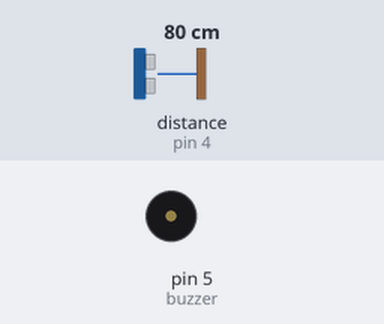
A sketch run on a simulated Arduino Uno, built with avr-gcc and run on an emulated ATmega328P. Shown: buzzer (waves = sounding). Wiring (inferred from the names in the program): ultrasonic range finder: trigger pin 2; echo pin 4. The inputs (shaded band) are chosen by the test bench; at power-on: distance to the obstacle (sensor on pin 4) 80 cm. The echo pulse lasts 58.3 µs per cm.

Above: at 1.4 s.
1.5 s: distance to the obstacle (sensor on pin 4) set to 2 cm
At 1.75 s:
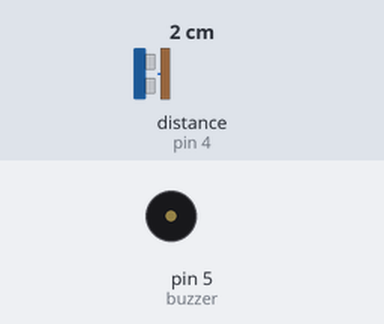
4.7 s: distance to the obstacle (sensor on pin 4) set to 35 cm
At 5.13 s:
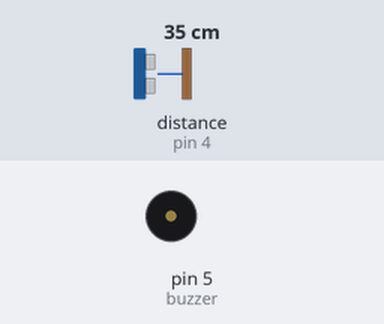
Timing chart, 0 to 13.9 s (numbered marks = the images above; inputs shaded):
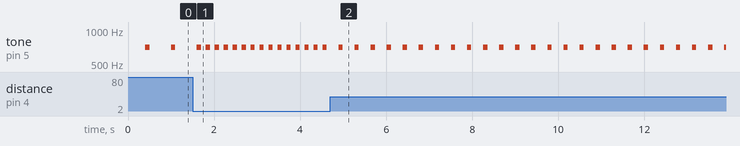

The sketch:

SENSOR_80cm.ino
```cpp
/* Vcc conecta com 5V
Gnd conecta com Gnd
Trigger conecta com 11
Echo conecta com 12
Leg (+) conecta com 13
Leg (-) conecta com Gnd
*/
const int trig = 2;
const int echo = 4;
const int buzzer = 5;

long duration;
float distance;

void setup () {
  pinMode(trig, OUTPUT);
  pinMode(echo, INPUT);
  pinMode(buzzer, OUTPUT);
  Serial.begin(9600);
}

void loop () {
  digitalWrite(trig, LOW);
  delayMicroseconds(2);
  digitalWrite(trig, HIGH);
  delayMicroseconds(10);
  digitalWrite(trig, LOW);
  duration = pulseIn(echo, HIGH);
  distance = duration * 0.034 / 2;

  if (distance <= 80) {
     noTone(buzzer);
     delay(distance*5);    //digitalWrite(buzzer, HIGH);
     tone(buzzer, 700, 100);              //delay(600);
     delay(100);              //digitalWrite(buzzer, LOW);
                   //delay(600);
  }
  /*if (distance <= 20){
    noTone(buzzer);//digitalWrite(buzzer, HIGH);
    delay(distance*10);//delay(300);
    tone(buzzer, 200, 100);//digitalWrite(buzzer, LOW);
    delay(50);//delay(300);
    noTone(buzzer);
    delay(50);
  }
  */
  else {
    digitalWrite(buzzer, LOW);
  }
  delay(100);

}
```

Measured:
- after the input at 1.5 s, tone on pin 5 (buzzer): alternates 700 Hz for 0.10 s and silent for 0.11 s, starting after 0.31 s
- after the input at 4.7 s, tone on pin 5 (buzzer): alternates 700 Hz for 0.10 s and silent for 0.27 s, starting after 0.19 s
- by itself, tone on pin 5 (buzzer): alternates 700 Hz for 0.10 s and silent for 0.50 s
